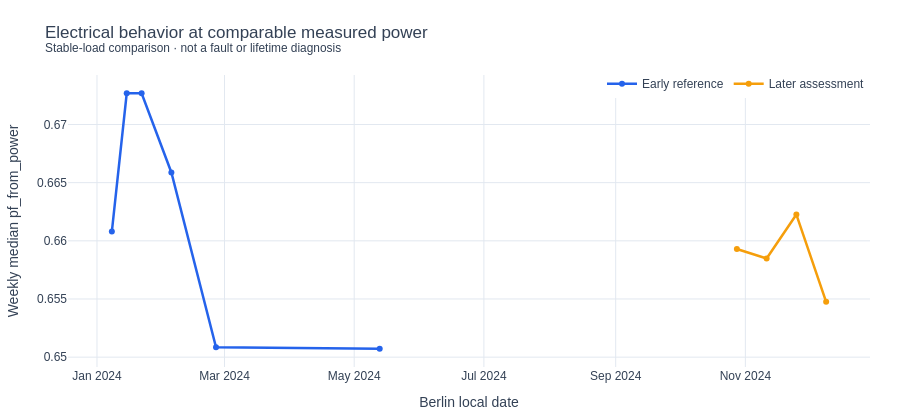

The code cell stored with this chart in its notebook:
### Markdown cell above
### ❓ 6. Is there evidence of wear or gradual degradation?
A large change in power factor deserves investigation, but **it is not proof of damage**. The saved results show that `PF_total` and the independent P/S ratio disagree in early data. I therefore compare **P/S first**, while keeping raw power factor visible for sensor checks.

I compare **early and late, relatively stable readings within the same measured-power band**, report sample support, and cross-check reactive power, apparent power and phase currents. The current comparable band may represent **low-load or standby operation**, not verified machining. Sensor disagreements are **checks to investigate**, not proof of wear. Actual physical degradation detection **remains unvalidated**; no degradation rate or remaining useful life is estimated.

### Code cell
# Electrical condition review — not a degradation diagnosis.
machine = monitors["machine"].copy()
min_sensor_samples = int(
    np.ceil(MIN_COVERAGE * INTERVAL_MINUTES * 60 / 5)
)


def checked_sensor(name):
    """Use finite sensor readings with sufficient coverage."""
    if name not in machine:
        return pd.Series(np.nan, index=machine.index, dtype=float)

    values = pd.to_numeric(
        machine[name], errors="coerce"
    ).replace([np.inf, -np.inf], np.nan)

    count = f"{name}_count"
    return (
        values.where(machine[count] >= min_sensor_samples)
        if count in machine else values
    )


# 1. Electrical indicators from observed measurements.
s = checked_sensor("apparent_kva").where(lambda x: x > 0.02)
q = checked_sensor("reactive_kvar")

machine["pf_from_power"] = (
    machine.power_kw.abs() / s
).where(lambda x: x.between(0, 1.05))

machine["reactive_share"] = (
    q.abs() / s
).where(lambda x: x.between(0, 1.05))

machine["power_factor"] = checked_sensor("power_factor")

currents = [
    "current_l1_a",
    "current_l2_a",
    "current_l3_a"
]

for column in currents:
    machine[column] = checked_sensor(column)

phase = machine[currents].abs()

machine["current_imbalance_pct"] = (
    100 * (phase.max(axis=1) - phase.min(axis=1))
    / phase.mean(axis=1)
).where(
    phase.notna().all(axis=1)
    & phase.min(axis=1).gt(0.05)
)

condition_result = "Inconclusive — insufficient comparable measurements"
condition_table = pd.DataFrame()
pf_disagreement = np.nan


# 2. Compare valid, relatively stable electrical loads.
stable = (
    machine.quality_status.eq("valid")
    & machine.state.eq("higher_load")
    & machine.power_kw.gt(SYSTEMS["machine"]["active_kw"])
    & machine.previous_kw.notna()
    & machine.change_kw.abs().le(
        np.maximum(0.02, 0.20 * machine.power_kw.abs())
    )
    & machine.pf_from_power.notna()
)

base = machine.loc[
    stable & machine.period.eq("reference")
]

recent = machine.loc[
    stable & machine.period.eq("assessment")
]

if len(base) >= 30 and len(recent) >= 10:

    lo, hi = base.power_kw.quantile([0.25, 0.75])

    early = base.loc[
        base.power_kw.between(lo, hi)
    ]

    late = recent.loc[
        recent.power_kw.between(lo, hi)
    ]

    if len(early) >= 20 and len(late) >= 10:

        power_delta = abs(
            early.power_kw.median() - late.power_kw.median()
        )

        comparable = power_delta <= max(
            0.01, 0.10 * early.power_kw.median()
        )

        band_label = (
            f"{lo:.3f}–{hi:.3f} kW "
            f"({lo * 1000:.0f}–{hi * 1000:.0f} W)"
        )

        display(Markdown(
            f"**Compared electrical load:** {band_label} · "
            f"**{len(early):,} early / {len(late):,} later** "
            f"intervals · median power difference "
            f"**{power_delta:.3f} kW**. "
            "Similar electrical power does **not** establish "
            "identical machining conditions."
        ))

        # 3. Compare available electrical measurements.
        measures = [
            "power_kw",
            "pf_from_power",
            "reactive_share",
            "power_factor",
            "reactive_kvar",
            "apparent_kva",
            *currents,
            "current_imbalance_pct"
        ]

        rows = []

        for column in measures:
            a = early[column].dropna()
            b = late[column].dropna()

            if a.empty and b.empty:
                continue

            old = a.median() if len(a) else np.nan
            new = b.median() if len(b) else np.nan

            rows.append({
                "Measure": column,
                "Early_n": len(a),
                "Later_n": len(b),
                "Early_median": old,
                "Later_median": new,
                "Delta": new - old
            })

        condition_table = pd.DataFrame(rows)

        show_table(
            condition_table,
            caption="Electrical indicators — stable-load comparison"
        )

        # 4. Weekly comparison reduces repeated-reading influence.
        compare = pd.concat([
            early.assign(Stage="Early reference"),
            late.assign(Stage="Later assessment")
        ], ignore_index=True)

        compare["Week"] = (
            compare.WsDateTime.dt.to_period("W").dt.start_time
        )

        weekly = (
            compare.groupby(
                ["Week", "Stage"], as_index=False
            )
            .agg(
                Median=("pf_from_power", "median"),
                Count=("pf_from_power", "count")
            )
        )

        weekly = weekly.loc[weekly.Count >= 5]

        w_early = weekly.loc[
            weekly.Stage.eq("Early reference"), "Median"
        ]

        w_late = weekly.loc[
            weekly.Stage.eq("Later assessment"), "Median"
        ]

        # Descriptive screening only, not a degradation test.
        if not comparable:
            finding = (
                "Inconclusive — different power distributions"
            )

        elif len(w_early) < 3 or len(w_late) < 3:
            finding = (
                "Inconclusive — insufficient supported weeks"
            )

        else:
            baseline = w_early.median()
            shift = w_late.median() - baseline

            mad = (w_early - baseline).abs().median()
            margin = max(0.02, 3 * 1.4826 * mad)

            persistent = (
                (w_late > baseline + margin).mean() >= 0.75
                if shift > 0
                else (w_late < baseline - margin).mean() >= 0.75
            )

            finding = (
                "Persistent P/S difference observed"
                if abs(shift) > margin and persistent
                else "No clear persistent P/S difference"
            )

            finding += (
                f" (weekly shift {shift:+.3f}; "
                f"{len(w_early)} early / "
                f"{len(w_late)} later weeks)"
            )

        condition_result = (
            f"{finding} at {band_label}; "
            "overall machine wear not assessed"
        )

        # 5. Preserve the original Plotly graph.
        fig = go.Figure()

        for stage, color in (
            ("Early reference", BLUE),
            ("Later assessment", ORANGE)
        ):
            part = weekly.loc[
                weekly.Stage.eq(stage)
            ]

            fig.add_trace(go.Scatter(
                x=part.Week,
                y=part.Median,
                name=stage,
                mode="lines+markers",
                line=dict(color=color, width=2.5),
                marker=dict(size=6),
                connectgaps=False
            ))

        fig.update_yaxes(
            title="Weekly median pf_from_power"
        )
        fig.update_xaxes(
            title="Berlin local date"
        )

        polish(
            fig,
            "Electrical behavior at comparable measured power",
            "Stable-load comparison · not a fault or lifetime diagnosis",
            height=420
        )

        # 6. Cross-check recorded power factor against P/S.
        early_gap = (
            early.power_factor - early.pf_from_power
        ).abs().dropna()

        late_gap = (
            late.power_factor - late.pf_from_power
        ).abs().dropna()

        if len(early_gap):
            pf_disagreement = float(early_gap.median())

        if (
            len(early_gap)
            and len(late_gap)
            and early_gap.median() > 0.20
        ):
            display(Markdown(
                "**Power-factor sensor check:** "
                "Median |recorded PF − P/S| is "
                f"**{early_gap.median():.3f} early** versus "
                f"**{late_gap.median():.3f} later**. "
                "Verify measurement definitions and sensor "
                "configuration before interpreting this as wear."
            ))

        # 7. Check phase-3 sensor consistency.
        i3_early = early.current_l3_a.median()
        i3_late = late.current_l3_a.median()

        if (
            pd.notna(i3_early)
            and pd.notna(i3_late)
            and i3_early > 1
            and i3_late < 0.05
        ):
            display(Markdown(
                "**Phase-3 sensor check:** Current changes from "
                f"**{i3_early:.2f} A to {i3_late:.2f} A**. "
                "Later three-phase imbalance cannot be "
                "assessed reliably. Check channel mapping, "
                "units and calibration. This is **not proof of wear**."
            ))

    else:
        condition_result = (
            "Inconclusive — too few observations at the same "
            f"stable load ({len(early)} early / {len(late)} later)"
        )

else:
    condition_result = (
        "Inconclusive — too few valid stable P/S measurements "
        f"({len(base)} early / {len(recent)} later)"
    )


# 8. Clear and scientifically cautious conclusion.
display(Markdown(
    f"**Condition-monitoring status:** {condition_result}."
))

report(
    "This compares electrical behavior at one measured "
    "power band, not machine health across all operating loads. "
    "Without verified machining states, sensor checks and "
    "maintenance records, physical degradation and remaining "
    "useful life cannot be established. The 0.02 P/S screening "
    "margin is descriptive, not a fault threshold."
)


display(Markdown(
    "**Degradation validation: NOT VALIDATED** — "
    "The electrical comparison found no clear persistent P/S change "
    "at the selected low-power operating band. However, this does "
    "not confirm machine health or the absence of wear. "
    "Verified operating states, maintenance records and degradation "
    "labels are unavailable for independent validation. "
    "**Physical degradation, fault-detection accuracy and remaining "
    "useful life cannot be established from this analysis.**"
))

### Figure 1 — Plotly figure (JSON) as saved in the notebook; plotly's stock layout.template omitted (floating-point values rounded to 4 significant figures)
{"data": [{"connectgaps": false, "line": {"color": "#2563eb", "width": 2.5}, "marker": {"size": 6}, "mode": "lines+markers", "name": "Early reference", "type": "scatter", "x": ["2024-01-08T00:00:00.000000", "2024-01-15T00:00:00.000000", "2024-01-22T00:00:00.000000", "2024-02-05T00:00:00.000000", "2024-02-26T00:00:00.000000", "2024-05-13T00:00:00.000000"], "y": [0.6608, 0.6727, 0.6727, 0.6659, 0.6508, 0.6507]}, {"connectgaps": false, "line": {"color": "#f59e0b", "width": 2.5}, "marker": {"size": 6}, "mode": "lines+markers", "name": "Later assessment", "type": "scatter", "x": ["2024-10-28T00:00:00.000000", "2024-11-11T00:00:00.000000", "2024-11-25T00:00:00.000000", "2024-12-09T00:00:00.000000"], "y": [0.6593, 0.6585, 0.6623, 0.6548]}], "layout": {"font": {"color": "#334155", "family": "Arial, sans-serif", "size": 12}, "height": 420, "hovermode": "x unified", "legend": {"orientation": "h", "x": 1, "xanchor": "right", "y": 1.02}, "margin": {"b": 50, "l": 55, "r": 30, "t": 75}, "paper_bgcolor": "white", "plot_bgcolor": "white", "title": {"text": "Electrical behavior at comparable measured power<br><sup>Stable-load comparison · not a fault or lifetime diagnosis</sup>", "x": 0.05}, "xaxis": {"gridcolor": "#e2e8f0", "title": {"text": "Berlin local date"}, "zeroline": false}, "yaxis": {"gridcolor": "#e2e8f0", "title": {"text": "Weekly median pf_from_power"}, "zeroline": false}}}
